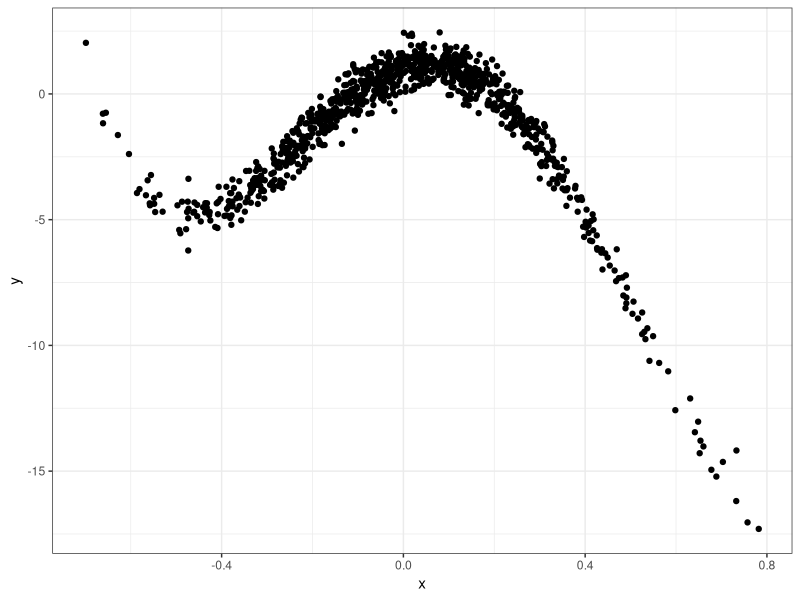
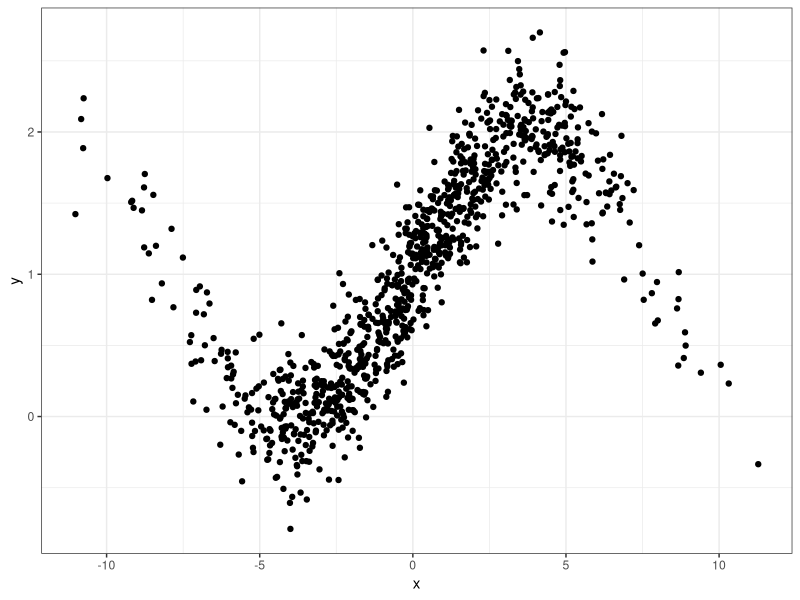
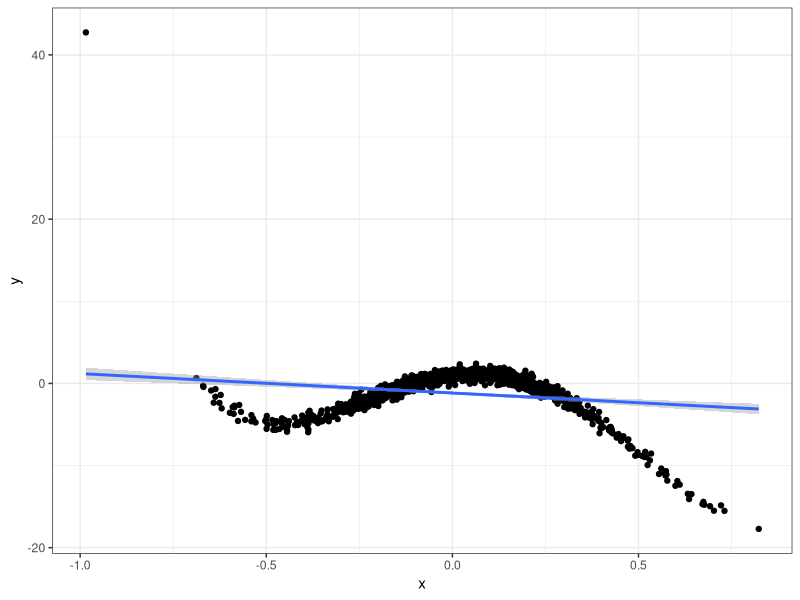
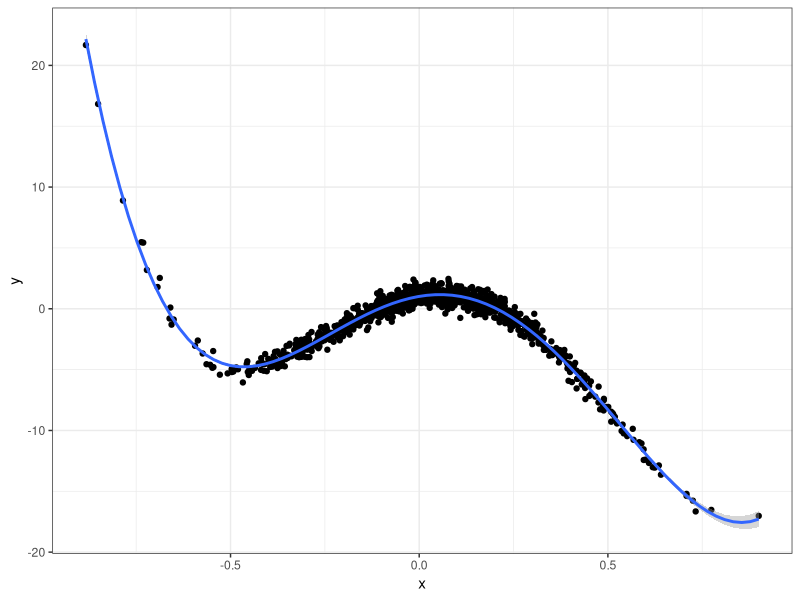
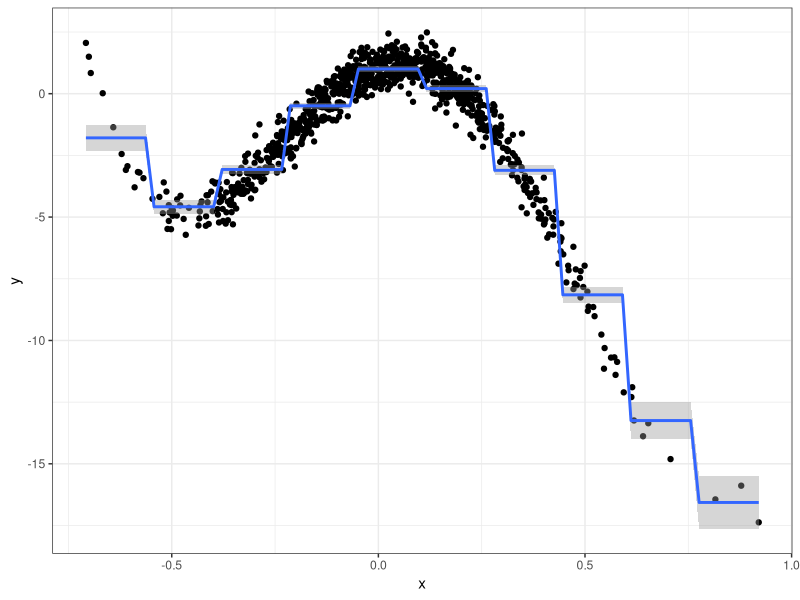
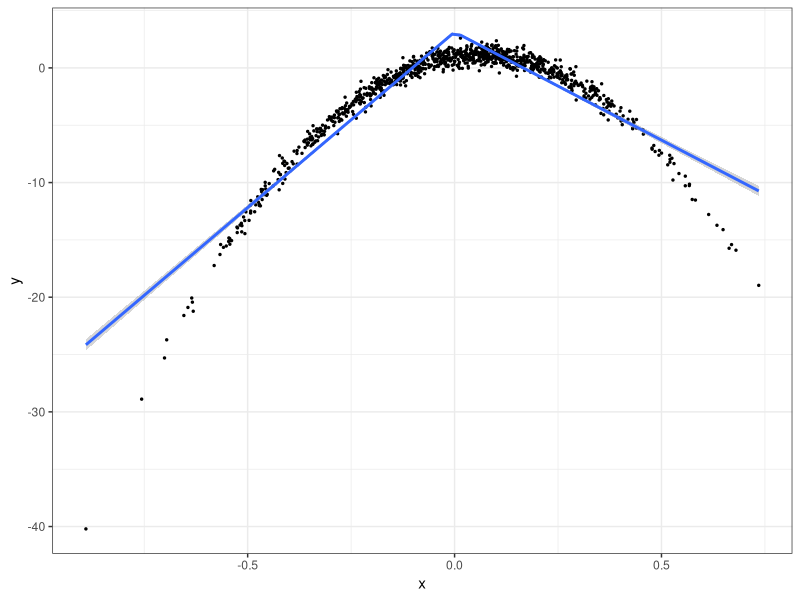
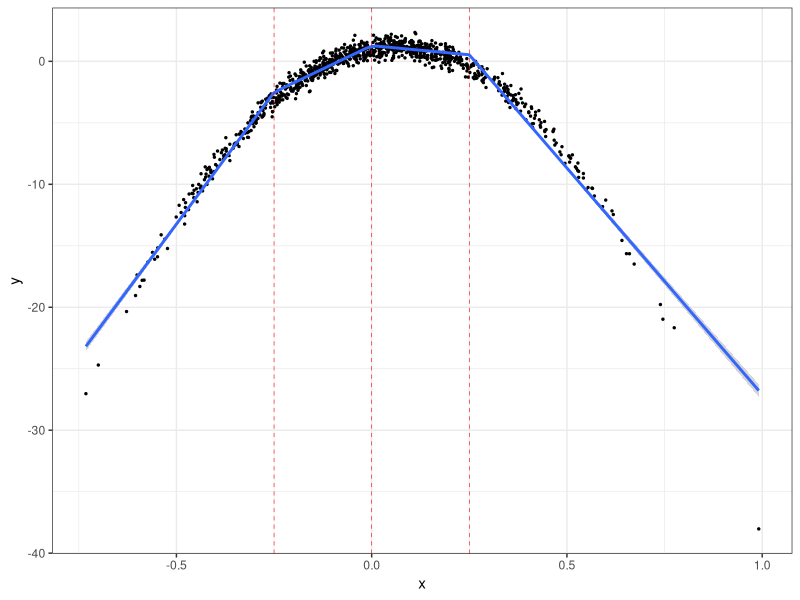
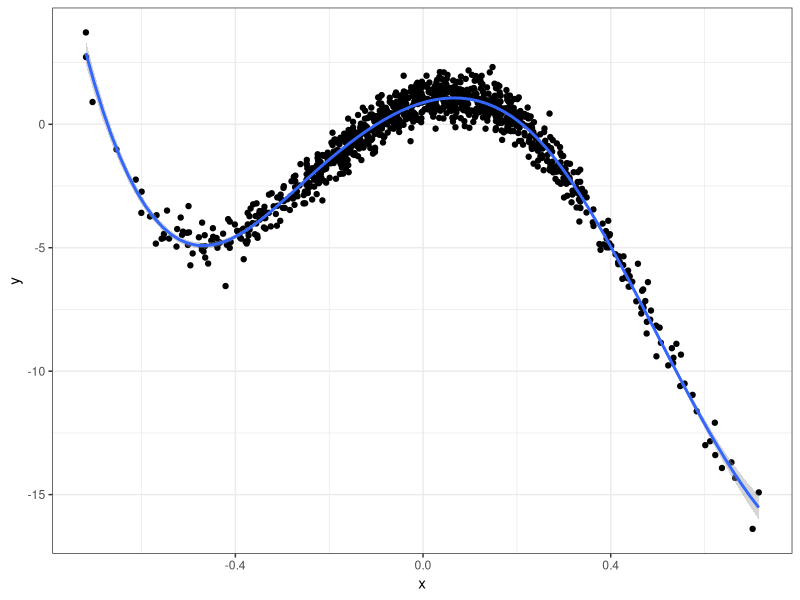

R code for these plots, in order:
## ---- chunk 1
library(tidyverse)
x <- rnorm(1000, sd = 0.25)
y <- 1 + 5.3 * x - 45 * x^2 - 35.5 * x^3 + 60 * x^4 + rnorm(1000, sd = 0.5)
ggplot(tibble(x=x, y=y), aes(x,y)) + geom_point() + theme_bw()
## ---- chunk 2
library(tidyverse)
x <- rnorm(1000, sd = 3.5)
y <- 1 + sinpi(x/8) + rnorm(1000, sd = 0.25)
ggplot(tibble(x=x, y=y), aes(x,y)) + geom_point() + theme_bw()
## ---- chunk 3
x <- rnorm(1000, sd = 0.25)
y <- 1 + 5.3 * x - 45 * x^2 - 35.5 * x^3 + 60 * x^4 + rnorm(1000, sd = 0.5)
ggplot(tibble(x=x, y=y), aes(x,y)) + 
  geom_point() +
  geom_smooth(method = "lm") +
  theme_bw()

## ---- chunk 4
x <- rnorm(1000, sd = 0.25)
y <- 1 + 5.3 * x - 45 * x^2 - 35.5 * x^3 + 60 * x^4 + rnorm(1000, sd = 0.5)
ggplot(tibble(x=x, y=y), aes(x,y)) + 
  geom_point() +
  geom_smooth(method = "lm", formula = y ~ poly(x, 4)) +
  theme_bw()

## ---- chunk 5
#| code-fold: false
x <- rnorm(1000, sd = 0.25)
y <- 1 + 5.3 * x - 45 * x^2 - 35.5 * x^3 + 60 * x^4 + rnorm(1000, sd = 0.5)
## ---- chunk 6

library(tidyverse)
library(splines)
x <- rnorm(1000, sd = 0.25)
y <- 1 + 5.3 * x - 45 * x^2 - 35.5 * x^3 + 60 * x^4 + rnorm(1000, sd = 0.5)
ggplot(tibble(x=x, y=y), aes(x,y)) + 
  geom_point() +
  geom_smooth(method = "lm", formula = y ~ cut(x, 10)) +
  theme_bw()
## ---- chunk 7
#| code-fold: false
x <- rnorm(1000, sd = 0.25)
y <- 1 + 5.3 * x - 45 * x^2 - 35.5 * x^3 + 60 * x^4 + rnorm(1000, sd = 0.5)
## ---- chunk 8
x <- rnorm(1000, sd = 0.25)
y <- 1 + 5.3 * x - 45 * x^2 + rnorm(1000, sd = 0.5)
ggplot(tibble(x=x, y=y), aes(x,y)) + 
  geom_point(size = 0.5) +
  geom_smooth(method = "lm", formula = y ~ x + I(x * (x>0))) +
  theme_bw()
## ---- chunk 9
x <- rnorm(1000, sd = 0.25)
y <- 1 + 5.3 * x - 45 * x^2 + rnorm(1000, sd = 0.5)
ggplot(tibble(x=x, y=y), aes(x,y)) + 
  geom_point(size = 0.5) +
  geom_smooth(method = "lm", formula = y ~ bs(x, knots = c(-0.25, 0, 0.25), degree = 1)) +
  geom_vline(xintercept = 0.25, lty = 2, lwd = .2, col = "red") +
  geom_vline(xintercept = -0.25, lty = 2, lwd = .2, col = "red") +
  geom_vline(xintercept = 0, lty = 2, lwd = .2, col = "red") +
  theme_bw()
## ---- chunk 10
x <- rnorm(1000, sd = 0.25)
y <- 1 + 5.3 * x - 45 * x^2 - 35.5 * x^3 + 60 * x^4 + rnorm(1000, sd = 0.5)
ggplot(tibble(x=x, y=y), aes(x,y)) + 
  geom_point() +
  geom_smooth(method = "lm", formula = y ~ bs(x, knots = c(-0.25, 0.25))) +
  theme_bw()
## ---- chunk 11
x <- rnorm(1000, sd = 0.25)
y <- 1 + 5.3 * x - 45 * x^2 - 35.5 * x^3 + 60 * x^4 + rnorm(1000, sd = 0.5)
ggplot(tibble(x=x, y=y), aes(x,y)) + 
  geom_point() +
  geom_smooth(method = "lm", formula = y ~ ns(x, knots = c(-0.25, 0.25))) +
  theme_bw()
## ---- chunk 12
#| code-fold: false
x <- rnorm(1000, sd = 0.25)
y <- 1 + 5.3 * x - 45 * x^2 - 35.5 * x^3 + 60 * x^4 + rnorm(1000, sd = 0.5)
